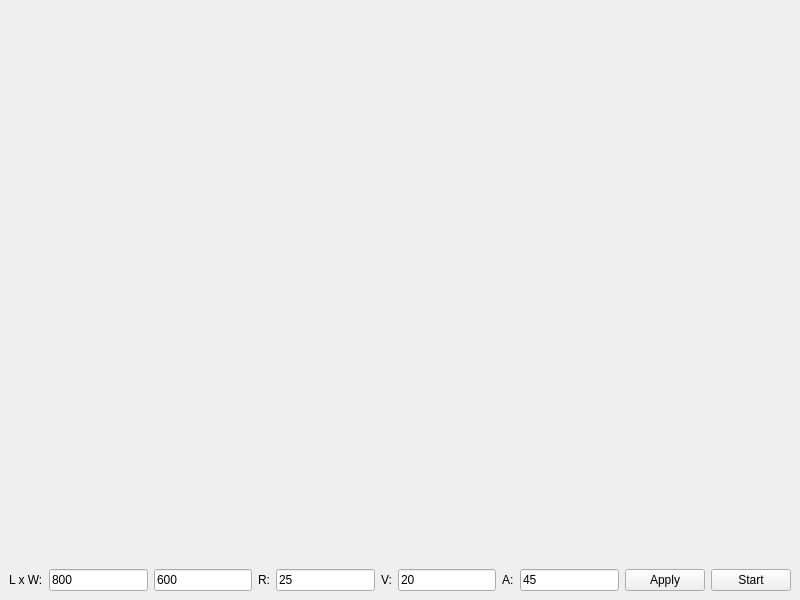
<?xml version="1.0" encoding="UTF-8"?>
<ui version="4.0">
 <class>TInterface</class>
 <widget class="QMainWindow" name="TInterface">
  <property name="geometry">
   <rect>
    <x>0</x>
    <y>0</y>
    <width>800</width>
    <height>600</height>
   </rect>
  </property>
  <property name="sizePolicy">
   <sizepolicy hsizetype="Preferred" vsizetype="Preferred">
    <horstretch>0</horstretch>
    <verstretch>0</verstretch>
   </sizepolicy>
  </property>
  <property name="windowTitle">
   <string>OOP Coursework (Bouncing ball)</string>
  </property>
  <widget class="QWidget" name="centralwidget">
   <layout class="QVBoxLayout" name="verticalLayout_2">
    <item>
     <widget class="TCanvas" name="canvas" native="true"/>
    </item>
    <item>
     <spacer name="spacer">
      <property name="orientation">
       <enum>Qt::Vertical</enum>
      </property>
      <property name="sizeHint" stdset="0">
       <size>
        <width>20</width>
        <height>40</height>
       </size>
      </property>
     </spacer>
    </item>
    <item>
     <layout class="QHBoxLayout" name="horizontalLayout">
      <item>
       <widget class="QLabel" name="lwLabel">
        <property name="text">
         <string>L x W:</string>
        </property>
       </widget>
      </item>
      <item>
       <widget class="QLineEdit" name="lEdit">
        <property name="text">
         <string>800</string>
        </property>
       </widget>
      </item>
      <item>
       <widget class="QLineEdit" name="wEdit">
        <property name="text">
         <string>600</string>
        </property>
       </widget>
      </item>
      <item>
       <widget class="QLabel" name="rLabel">
        <property name="text">
         <string>R:</string>
        </property>
       </widget>
      </item>
      <item>
       <widget class="QLineEdit" name="rEdit">
        <property name="text">
         <string>25</string>
        </property>
       </widget>
      </item>
      <item>
       <widget class="QLabel" name="vLabel">
        <property name="text">
         <string>V:</string>
        </property>
       </widget>
      </item>
      <item>
       <widget class="QLineEdit" name="vEdit">
        <property name="text">
         <string>20</string>
        </property>
       </widget>
      </item>
      <item>
       <widget class="QLabel" name="aLabel">
        <property name="text">
         <string>A:</string>
        </property>
       </widget>
      </item>
      <item>
       <widget class="QLineEdit" name="aEdit">
        <property name="text">
         <string>45</string>
        </property>
       </widget>
      </item>
      <item>
       <widget class="QPushButton" name="applyBtn">
        <property name="text">
         <string>Apply</string>
        </property>
       </widget>
      </item>
      <item>
       <widget class="QPushButton" name="stateBtn">
        <property name="text">
         <string>Start</string>
        </property>
       </widget>
      </item>
     </layout>
    </item>
   </layout>
  </widget>
 </widget>
 <customwidgets>
  <customwidget>
   <class>TCanvas</class>
   <extends>QWidget</extends>
   <header>canvas.h</header>
   <container>1</container>
  </customwidget>
 </customwidgets>
 <resources/>
 <connections/>
</ui>
